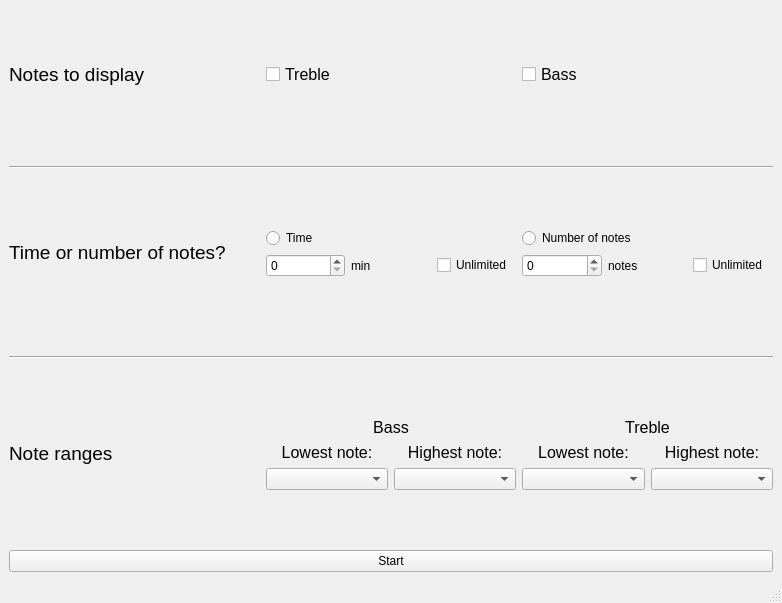
<?xml version="1.0" encoding="UTF-8"?>
<ui version="4.0">
 <class>MainWindow</class>
 <widget class="QMainWindow" name="MainWindow">
  <property name="windowModality">
   <enum>Qt::NonModal</enum>
  </property>
  <property name="geometry">
   <rect>
    <x>0</x>
    <y>0</y>
    <width>782</width>
    <height>603</height>
   </rect>
  </property>
  <property name="sizePolicy">
   <sizepolicy hsizetype="Maximum" vsizetype="Maximum">
    <horstretch>0</horstretch>
    <verstretch>0</verstretch>
   </sizepolicy>
  </property>
  <property name="font">
   <font>
    <kerning>true</kerning>
   </font>
  </property>
  <property name="windowTitle">
   <string>MainWindow</string>
  </property>
  <widget class="QWidget" name="centralwidget">
   <layout class="QGridLayout" name="gridLayout">
    <item row="1" column="0">
     <widget class="QPushButton" name="startButton">
      <property name="layoutDirection">
       <enum>Qt::LeftToRight</enum>
      </property>
      <property name="text">
       <string>Start</string>
      </property>
     </widget>
    </item>
    <item row="0" column="0">
     <layout class="QGridLayout" name="mainGridLayout">
      <property name="sizeConstraint">
       <enum>QLayout::SetMaximumSize</enum>
      </property>
      <item row="3" column="0">
       <layout class="QGridLayout" name="timeOrNumberOfNotesGridLayout" rowstretch="0" rowminimumheight="0">
        <property name="sizeConstraint">
         <enum>QLayout::SetMaximumSize</enum>
        </property>
        <item row="0" column="0">
         <widget class="QLabel" name="timeOrNumberOfNotesLabel">
          <property name="sizePolicy">
           <sizepolicy hsizetype="Preferred" vsizetype="Maximum">
            <horstretch>0</horstretch>
            <verstretch>0</verstretch>
           </sizepolicy>
          </property>
          <property name="font">
           <font>
            <pointsize>14</pointsize>
           </font>
          </property>
          <property name="text">
           <string>Time or number of notes?</string>
          </property>
         </widget>
        </item>
        <item row="0" column="1">
         <layout class="QGridLayout" name="timeGridLayout">
          <item row="1" column="1">
           <widget class="QLabel" name="minLabel">
            <property name="text">
             <string>min</string>
            </property>
           </widget>
          </item>
          <item row="1" column="0">
           <widget class="QSpinBox" name="minutesSpinBox"/>
          </item>
          <item row="1" column="2">
           <widget class="QCheckBox" name="unlimitedTimeCheckBox">
            <property name="text">
             <string>Unlimited</string>
            </property>
           </widget>
          </item>
          <item row="0" column="0" colspan="3">
           <widget class="QRadioButton" name="timeRadioButton">
            <property name="text">
             <string>Time</string>
            </property>
           </widget>
          </item>
         </layout>
        </item>
        <item row="0" column="2">
         <layout class="QGridLayout" name="numberOfNotesGridLayout">
          <property name="sizeConstraint">
           <enum>QLayout::SetMaximumSize</enum>
          </property>
          <item row="1" column="1">
           <widget class="QLabel" name="notesLabel">
            <property name="text">
             <string>notes</string>
            </property>
           </widget>
          </item>
          <item row="1" column="0">
           <widget class="QSpinBox" name="numberOfNotesSpinBox"/>
          </item>
          <item row="1" column="2">
           <widget class="QCheckBox" name="unlimitedNotesCheckBox">
            <property name="text">
             <string>Unlimited</string>
            </property>
           </widget>
          </item>
          <item row="0" column="0" colspan="3">
           <widget class="QRadioButton" name="numberOfNotesRadioButton">
            <property name="text">
             <string>Number of notes</string>
            </property>
           </widget>
          </item>
         </layout>
        </item>
       </layout>
      </item>
      <item row="6" column="0">
       <layout class="QGridLayout" name="noteRangesGridLayout">
        <item row="0" column="0">
         <widget class="QLabel" name="noteRangesLabel">
          <property name="sizePolicy">
           <sizepolicy hsizetype="Preferred" vsizetype="Maximum">
            <horstretch>0</horstretch>
            <verstretch>0</verstretch>
           </sizepolicy>
          </property>
          <property name="font">
           <font>
            <pointsize>14</pointsize>
           </font>
          </property>
          <property name="text">
           <string>Note ranges</string>
          </property>
         </widget>
        </item>
        <item row="0" column="1">
         <layout class="QGridLayout" name="bassGridLayout">
          <item row="1" column="1">
           <widget class="QLabel" name="highestNoteBassLabel">
            <property name="sizePolicy">
             <sizepolicy hsizetype="Minimum" vsizetype="Fixed">
              <horstretch>0</horstretch>
              <verstretch>0</verstretch>
             </sizepolicy>
            </property>
            <property name="font">
             <font>
              <pointsize>12</pointsize>
             </font>
            </property>
            <property name="text">
             <string>Highest note:</string>
            </property>
            <property name="alignment">
             <set>Qt::AlignCenter</set>
            </property>
           </widget>
          </item>
          <item row="0" column="0" colspan="2">
           <widget class="QLabel" name="bassLabel">
            <property name="sizePolicy">
             <sizepolicy hsizetype="Minimum" vsizetype="Fixed">
              <horstretch>0</horstretch>
              <verstretch>0</verstretch>
             </sizepolicy>
            </property>
            <property name="font">
             <font>
              <pointsize>12</pointsize>
             </font>
            </property>
            <property name="text">
             <string>Bass</string>
            </property>
            <property name="alignment">
             <set>Qt::AlignCenter</set>
            </property>
           </widget>
          </item>
          <item row="1" column="0">
           <widget class="QLabel" name="lowestNoteBassLabel">
            <property name="sizePolicy">
             <sizepolicy hsizetype="Minimum" vsizetype="Fixed">
              <horstretch>0</horstretch>
              <verstretch>0</verstretch>
             </sizepolicy>
            </property>
            <property name="font">
             <font>
              <pointsize>12</pointsize>
             </font>
            </property>
            <property name="text">
             <string>Lowest note:</string>
            </property>
            <property name="alignment">
             <set>Qt::AlignCenter</set>
            </property>
           </widget>
          </item>
          <item row="2" column="0">
           <widget class="QComboBox" name="lowestNoteBassComboBox"/>
          </item>
          <item row="2" column="1">
           <widget class="QComboBox" name="highestNoteBassComboBox"/>
          </item>
         </layout>
        </item>
        <item row="0" column="2">
         <layout class="QGridLayout" name="trebleGridLayout">
          <item row="0" column="0" colspan="2">
           <widget class="QLabel" name="trebleLabel">
            <property name="sizePolicy">
             <sizepolicy hsizetype="Minimum" vsizetype="Fixed">
              <horstretch>0</horstretch>
              <verstretch>0</verstretch>
             </sizepolicy>
            </property>
            <property name="font">
             <font>
              <pointsize>12</pointsize>
             </font>
            </property>
            <property name="text">
             <string>Treble</string>
            </property>
            <property name="alignment">
             <set>Qt::AlignCenter</set>
            </property>
           </widget>
          </item>
          <item row="1" column="1">
           <widget class="QLabel" name="highestNoteTrebleLabel">
            <property name="sizePolicy">
             <sizepolicy hsizetype="Minimum" vsizetype="Fixed">
              <horstretch>0</horstretch>
              <verstretch>0</verstretch>
             </sizepolicy>
            </property>
            <property name="font">
             <font>
              <pointsize>12</pointsize>
             </font>
            </property>
            <property name="text">
             <string>Highest note:</string>
            </property>
            <property name="alignment">
             <set>Qt::AlignCenter</set>
            </property>
           </widget>
          </item>
          <item row="1" column="0">
           <widget class="QLabel" name="lowestNoteTrebleLabel">
            <property name="sizePolicy">
             <sizepolicy hsizetype="Minimum" vsizetype="Fixed">
              <horstretch>0</horstretch>
              <verstretch>0</verstretch>
             </sizepolicy>
            </property>
            <property name="font">
             <font>
              <pointsize>12</pointsize>
             </font>
            </property>
            <property name="text">
             <string>Lowest note:</string>
            </property>
            <property name="alignment">
             <set>Qt::AlignCenter</set>
            </property>
           </widget>
          </item>
          <item row="2" column="0">
           <widget class="QComboBox" name="lowestNoteTrebleComboBox"/>
          </item>
          <item row="2" column="1">
           <widget class="QComboBox" name="highestNoteTrebleComboBox"/>
          </item>
         </layout>
        </item>
       </layout>
      </item>
      <item row="0" column="0">
       <layout class="QGridLayout" name="notesToDisplayGridLayout" rowstretch="0">
        <property name="sizeConstraint">
         <enum>QLayout::SetMaximumSize</enum>
        </property>
        <item row="0" column="1">
         <widget class="QCheckBox" name="trebleCheckBox">
          <property name="font">
           <font>
            <pointsize>12</pointsize>
           </font>
          </property>
          <property name="layoutDirection">
           <enum>Qt::LeftToRight</enum>
          </property>
          <property name="text">
           <string>Treble</string>
          </property>
         </widget>
        </item>
        <item row="0" column="0">
         <widget class="QLabel" name="notesToDisplayLabel">
          <property name="sizePolicy">
           <sizepolicy hsizetype="Preferred" vsizetype="Maximum">
            <horstretch>0</horstretch>
            <verstretch>0</verstretch>
           </sizepolicy>
          </property>
          <property name="font">
           <font>
            <pointsize>14</pointsize>
           </font>
          </property>
          <property name="text">
           <string>Notes to display</string>
          </property>
         </widget>
        </item>
        <item row="0" column="2">
         <widget class="QCheckBox" name="baseCheckBox">
          <property name="font">
           <font>
            <pointsize>12</pointsize>
           </font>
          </property>
          <property name="text">
           <string>Bass</string>
          </property>
         </widget>
        </item>
       </layout>
      </item>
      <item row="4" column="0">
       <spacer name="horizontalSpacer_2">
        <property name="orientation">
         <enum>Qt::Horizontal</enum>
        </property>
        <property name="sizeHint" stdset="0">
         <size>
          <width>40</width>
          <height>20</height>
         </size>
        </property>
       </spacer>
      </item>
      <item row="2" column="0">
       <widget class="Line" name="line">
        <property name="orientation">
         <enum>Qt::Horizontal</enum>
        </property>
       </widget>
      </item>
      <item row="1" column="0">
       <spacer name="horizontalSpacer">
        <property name="orientation">
         <enum>Qt::Horizontal</enum>
        </property>
        <property name="sizeHint" stdset="0">
         <size>
          <width>40</width>
          <height>20</height>
         </size>
        </property>
       </spacer>
      </item>
      <item row="5" column="0">
       <widget class="Line" name="line_2">
        <property name="orientation">
         <enum>Qt::Horizontal</enum>
        </property>
       </widget>
      </item>
     </layout>
    </item>
   </layout>
  </widget>
  <widget class="QMenuBar" name="menubar">
   <property name="geometry">
    <rect>
     <x>0</x>
     <y>0</y>
     <width>782</width>
     <height>18</height>
    </rect>
   </property>
  </widget>
  <widget class="QStatusBar" name="statusbar"/>
 </widget>
 <resources/>
 <connections/>
</ui>
